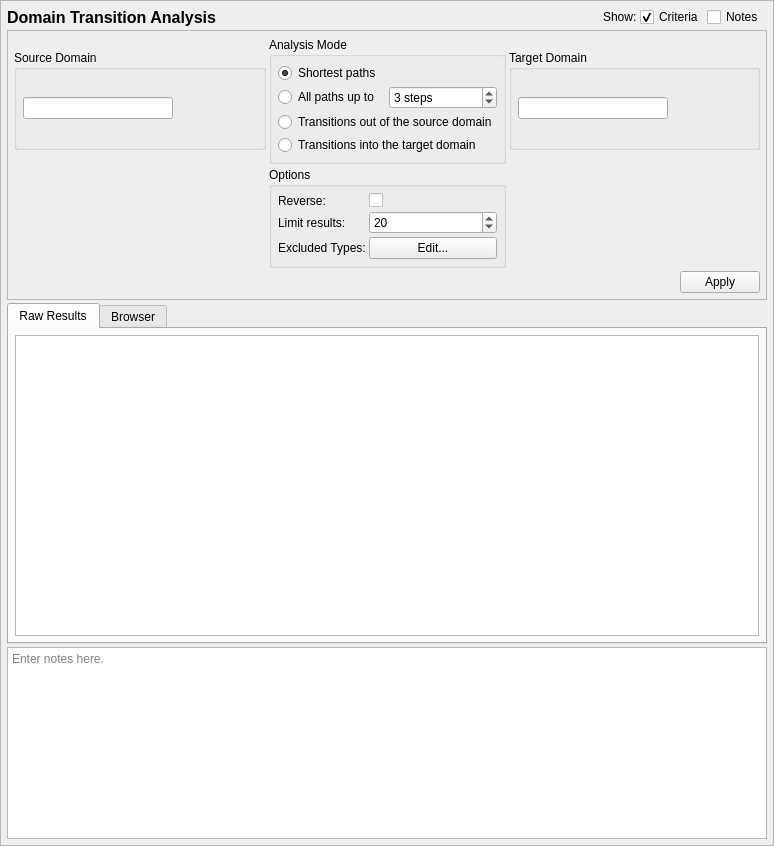
<?xml version="1.0" encoding="UTF-8"?>
<ui version="4.0">
 <class>DomainTransitionAnalysisTab</class>
 <widget class="QScrollArea" name="DomainTransitionAnalysisTab">
  <property name="geometry">
   <rect>
    <x>0</x>
    <y>0</y>
    <width>774</width>
    <height>846</height>
   </rect>
  </property>
  <property name="sizeAdjustPolicy">
   <enum>QAbstractScrollArea::AdjustToContents</enum>
  </property>
  <property name="widgetResizable">
   <bool>true</bool>
  </property>
  <widget class="QWidget" name="contents">
   <property name="geometry">
    <rect>
     <x>0</x>
     <y>0</y>
     <width>772</width>
     <height>844</height>
    </rect>
   </property>
   <property name="minimumSize">
    <size>
     <width>0</width>
     <height>0</height>
    </size>
   </property>
   <layout class="QGridLayout" name="gridLayout_9">
    <property name="leftMargin">
     <number>6</number>
    </property>
    <property name="topMargin">
     <number>6</number>
    </property>
    <property name="rightMargin">
     <number>6</number>
    </property>
    <property name="bottomMargin">
     <number>6</number>
    </property>
    <property name="spacing">
     <number>3</number>
    </property>
    <item row="0" column="3">
     <widget class="QCheckBox" name="criteria_expander">
      <property name="toolTip">
       <string>Show or hide the search criteria (no settings are lost)</string>
      </property>
      <property name="text">
       <string>Criteria</string>
      </property>
      <property name="checked">
       <bool>true</bool>
      </property>
     </widget>
    </item>
    <item row="1" column="0" colspan="6">
     <widget class="QFrame" name="criteria_frame">
      <property name="maximumSize">
       <size>
        <width>16777215</width>
        <height>16777215</height>
       </size>
      </property>
      <property name="frameShape">
       <enum>QFrame::StyledPanel</enum>
      </property>
      <property name="frameShadow">
       <enum>QFrame::Raised</enum>
      </property>
      <layout class="QGridLayout" name="gridLayout_3">
       <property name="leftMargin">
        <number>6</number>
       </property>
       <property name="topMargin">
        <number>6</number>
       </property>
       <property name="rightMargin">
        <number>6</number>
       </property>
       <property name="bottomMargin">
        <number>6</number>
       </property>
       <property name="spacing">
        <number>3</number>
       </property>
       <item row="1" column="1">
        <widget class="QGroupBox" name="groupBox_2">
         <property name="title">
          <string>Options</string>
         </property>
         <layout class="QFormLayout" name="formLayout">
          <property name="horizontalSpacing">
           <number>3</number>
          </property>
          <property name="verticalSpacing">
           <number>3</number>
          </property>
          <property name="leftMargin">
           <number>6</number>
          </property>
          <property name="topMargin">
           <number>6</number>
          </property>
          <property name="rightMargin">
           <number>6</number>
          </property>
          <property name="bottomMargin">
           <number>6</number>
          </property>
          <item row="1" column="0">
           <widget class="QLabel" name="label_7">
            <property name="text">
             <string>Limit results:</string>
            </property>
           </widget>
          </item>
          <item row="1" column="1">
           <widget class="QSpinBox" name="limit_paths">
            <property name="minimum">
             <number>1</number>
            </property>
            <property name="maximum">
             <number>1000</number>
            </property>
            <property name="value">
             <number>20</number>
            </property>
           </widget>
          </item>
          <item row="2" column="0">
           <widget class="QLabel" name="label_5">
            <property name="text">
             <string>Excluded Types:</string>
            </property>
           </widget>
          </item>
          <item row="2" column="1">
           <widget class="QPushButton" name="exclude_types">
            <property name="text">
             <string>Edit...</string>
            </property>
           </widget>
          </item>
          <item row="0" column="0">
           <widget class="QLabel" name="label_6">
            <property name="text">
             <string>Reverse:</string>
            </property>
           </widget>
          </item>
          <item row="0" column="1">
           <widget class="QCheckBox" name="reverse">
            <property name="toolTip">
             <string>Analyze reverse (parent) domain transitions instead of forward (child) domain transitions.</string>
            </property>
            <property name="text">
             <string/>
            </property>
           </widget>
          </item>
         </layout>
        </widget>
       </item>
       <item row="0" column="2">
        <widget class="QGroupBox" name="target_criteria">
         <property name="maximumSize">
          <size>
           <width>16777215</width>
           <height>100</height>
          </size>
         </property>
         <property name="title">
          <string>Target Domain</string>
         </property>
         <layout class="QGridLayout" name="gridLayout_5">
          <property name="leftMargin">
           <number>6</number>
          </property>
          <property name="topMargin">
           <number>6</number>
          </property>
          <property name="rightMargin">
           <number>6</number>
          </property>
          <property name="bottomMargin">
           <number>6</number>
          </property>
          <property name="spacing">
           <number>3</number>
          </property>
          <item row="0" column="2">
           <spacer name="horizontalSpacer_3">
            <property name="orientation">
             <enum>Qt::Horizontal</enum>
            </property>
            <property name="sizeHint" stdset="0">
             <size>
              <width>40</width>
              <height>20</height>
             </size>
            </property>
           </spacer>
          </item>
          <item row="0" column="1">
           <widget class="QLineEdit" name="target">
            <property name="sizePolicy">
             <sizepolicy hsizetype="Expanding" vsizetype="Fixed">
              <horstretch>0</horstretch>
              <verstretch>0</verstretch>
             </sizepolicy>
            </property>
            <property name="minimumSize">
             <size>
              <width>150</width>
              <height>0</height>
             </size>
            </property>
            <property name="maximumSize">
             <size>
              <width>250</width>
              <height>16777215</height>
             </size>
            </property>
           </widget>
          </item>
         </layout>
        </widget>
       </item>
       <item row="0" column="0">
        <widget class="QGroupBox" name="source_criteria">
         <property name="maximumSize">
          <size>
           <width>16777215</width>
           <height>100</height>
          </size>
         </property>
         <property name="title">
          <string>Source Domain</string>
         </property>
         <layout class="QGridLayout" name="gridLayout_2">
          <property name="leftMargin">
           <number>6</number>
          </property>
          <property name="topMargin">
           <number>6</number>
          </property>
          <property name="rightMargin">
           <number>6</number>
          </property>
          <property name="bottomMargin">
           <number>6</number>
          </property>
          <property name="spacing">
           <number>3</number>
          </property>
          <item row="0" column="1">
           <spacer name="horizontalSpacer_2">
            <property name="orientation">
             <enum>Qt::Horizontal</enum>
            </property>
            <property name="sizeHint" stdset="0">
             <size>
              <width>40</width>
              <height>20</height>
             </size>
            </property>
           </spacer>
          </item>
          <item row="0" column="0">
           <widget class="QLineEdit" name="source">
            <property name="sizePolicy">
             <sizepolicy hsizetype="Expanding" vsizetype="Fixed">
              <horstretch>0</horstretch>
              <verstretch>0</verstretch>
             </sizepolicy>
            </property>
            <property name="minimumSize">
             <size>
              <width>150</width>
              <height>0</height>
             </size>
            </property>
            <property name="maximumSize">
             <size>
              <width>250</width>
              <height>16777215</height>
             </size>
            </property>
           </widget>
          </item>
         </layout>
        </widget>
       </item>
       <item row="2" column="2">
        <widget class="QDialogButtonBox" name="buttonBox">
         <property name="standardButtons">
          <set>QDialogButtonBox::Apply</set>
         </property>
        </widget>
       </item>
       <item row="0" column="1">
        <widget class="QGroupBox" name="groupBox">
         <property name="title">
          <string>Analysis Mode</string>
         </property>
         <layout class="QGridLayout" name="gridLayout">
          <property name="leftMargin">
           <number>6</number>
          </property>
          <property name="topMargin">
           <number>6</number>
          </property>
          <property name="rightMargin">
           <number>6</number>
          </property>
          <property name="bottomMargin">
           <number>6</number>
          </property>
          <property name="spacing">
           <number>3</number>
          </property>
          <item row="1" column="1">
           <widget class="QSpinBox" name="max_path_length">
            <property name="toolTip">
             <string>The limit for path length.</string>
            </property>
            <property name="suffix">
             <string> steps</string>
            </property>
            <property name="minimum">
             <number>1</number>
            </property>
            <property name="value">
             <number>3</number>
            </property>
           </widget>
          </item>
          <item row="3" column="0" colspan="2">
           <widget class="QRadioButton" name="flows_in">
            <property name="toolTip">
             <string>All domain transitions into the target domain will be shown.</string>
            </property>
            <property name="text">
             <string>Transitions into the target domain</string>
            </property>
           </widget>
          </item>
          <item row="1" column="0">
           <widget class="QRadioButton" name="all_paths">
            <property name="toolTip">
             <string>All paths from the source domain to the target domain, up to the specified maximum length, will be shown.</string>
            </property>
            <property name="text">
             <string>All paths up to</string>
            </property>
           </widget>
          </item>
          <item row="0" column="0">
           <widget class="QRadioButton" name="all_shortest_paths">
            <property name="toolTip">
             <string>All shortest paths from the source domain to the target domain will be shown.</string>
            </property>
            <property name="text">
             <string>Shortest paths</string>
            </property>
            <property name="checked">
             <bool>true</bool>
            </property>
           </widget>
          </item>
          <item row="2" column="0" colspan="2">
           <widget class="QRadioButton" name="flows_out">
            <property name="toolTip">
             <string>All domain transitions out of the source domain will be shown.</string>
            </property>
            <property name="text">
             <string>Transitions out of the source domain</string>
            </property>
           </widget>
          </item>
         </layout>
        </widget>
       </item>
      </layout>
      <zorder>source_criteria</zorder>
      <zorder>target_criteria</zorder>
      <zorder>buttonBox</zorder>
      <zorder>groupBox</zorder>
      <zorder>groupBox_2</zorder>
     </widget>
    </item>
    <item row="0" column="0">
     <widget class="QLabel" name="label">
      <property name="sizePolicy">
       <sizepolicy hsizetype="Preferred" vsizetype="Fixed">
        <horstretch>0</horstretch>
        <verstretch>0</verstretch>
       </sizepolicy>
      </property>
      <property name="maximumSize">
       <size>
        <width>16777215</width>
        <height>20</height>
       </size>
      </property>
      <property name="font">
       <font>
        <pointsize>12</pointsize>
        <weight>75</weight>
        <bold>true</bold>
       </font>
      </property>
      <property name="text">
       <string>Domain Transition Analysis</string>
      </property>
     </widget>
    </item>
    <item row="0" column="2">
     <widget class="QLabel" name="label_8">
      <property name="text">
       <string>Show:</string>
      </property>
     </widget>
    </item>
    <item row="0" column="1">
     <spacer name="horizontalSpacer">
      <property name="orientation">
       <enum>Qt::Horizontal</enum>
      </property>
      <property name="sizeHint" stdset="0">
       <size>
        <width>40</width>
        <height>20</height>
       </size>
      </property>
     </spacer>
    </item>
    <item row="3" column="0" colspan="6">
     <widget class="QTextEdit" name="notes">
      <property name="sizePolicy">
       <sizepolicy hsizetype="Expanding" vsizetype="Preferred">
        <horstretch>0</horstretch>
        <verstretch>0</verstretch>
       </sizepolicy>
      </property>
      <property name="minimumSize">
       <size>
        <width>0</width>
        <height>80</height>
       </size>
      </property>
      <property name="toolTip">
       <string>Optionally enter notes here about the query.</string>
      </property>
      <property name="placeholderText">
       <string>Enter notes here.</string>
      </property>
     </widget>
    </item>
    <item row="0" column="4">
     <widget class="QCheckBox" name="notes_expander">
      <property name="toolTip">
       <string>Show or hide the notes field (no data is lost)</string>
      </property>
      <property name="text">
       <string>Notes</string>
      </property>
     </widget>
    </item>
    <item row="2" column="0" colspan="6">
     <widget class="QTabWidget" name="results_frame">
      <property name="sizePolicy">
       <sizepolicy hsizetype="Preferred" vsizetype="MinimumExpanding">
        <horstretch>0</horstretch>
        <verstretch>1</verstretch>
       </sizepolicy>
      </property>
      <property name="currentIndex">
       <number>0</number>
      </property>
      <widget class="QWidget" name="results_framePage2">
       <property name="sizePolicy">
        <sizepolicy hsizetype="Preferred" vsizetype="MinimumExpanding">
         <horstretch>0</horstretch>
         <verstretch>0</verstretch>
        </sizepolicy>
       </property>
       <attribute name="title">
        <string>Raw Results</string>
       </attribute>
       <layout class="QVBoxLayout" name="verticalLayout_2">
        <property name="spacing">
         <number>3</number>
        </property>
        <property name="leftMargin">
         <number>6</number>
        </property>
        <property name="topMargin">
         <number>6</number>
        </property>
        <property name="rightMargin">
         <number>6</number>
        </property>
        <property name="bottomMargin">
         <number>6</number>
        </property>
        <item>
         <widget class="QPlainTextEdit" name="raw_results">
          <property name="sizePolicy">
           <sizepolicy hsizetype="Expanding" vsizetype="MinimumExpanding">
            <horstretch>0</horstretch>
            <verstretch>0</verstretch>
           </sizepolicy>
          </property>
          <property name="minimumSize">
           <size>
            <width>0</width>
            <height>0</height>
           </size>
          </property>
          <property name="font">
           <font>
            <family>Monospace</family>
           </font>
          </property>
          <property name="documentTitle">
           <string/>
          </property>
          <property name="lineWrapMode">
           <enum>QPlainTextEdit::NoWrap</enum>
          </property>
          <property name="readOnly">
           <bool>true</bool>
          </property>
         </widget>
        </item>
       </layout>
      </widget>
      <widget class="QWidget" name="browser_tab">
       <attribute name="title">
        <string>Browser</string>
       </attribute>
       <layout class="QHBoxLayout" name="horizontalLayout">
        <item>
         <widget class="QSplitter" name="splitter">
          <property name="orientation">
           <enum>Qt::Horizontal</enum>
          </property>
          <widget class="QTreeWidget" name="browser">
           <property name="sizePolicy">
            <sizepolicy hsizetype="Expanding" vsizetype="Expanding">
             <horstretch>1</horstretch>
             <verstretch>0</verstretch>
            </sizepolicy>
           </property>
           <column>
            <property name="text">
             <string>Type</string>
            </property>
           </column>
          </widget>
          <widget class="QPlainTextEdit" name="browser_details">
           <property name="sizePolicy">
            <sizepolicy hsizetype="Expanding" vsizetype="Expanding">
             <horstretch>4</horstretch>
             <verstretch>0</verstretch>
            </sizepolicy>
           </property>
           <property name="font">
            <font>
             <family>Monospace</family>
            </font>
           </property>
          </widget>
         </widget>
        </item>
       </layout>
      </widget>
     </widget>
    </item>
   </layout>
  </widget>
 </widget>
 <tabstops>
  <tabstop>criteria_expander</tabstop>
  <tabstop>notes_expander</tabstop>
  <tabstop>source</tabstop>
  <tabstop>target</tabstop>
  <tabstop>all_shortest_paths</tabstop>
  <tabstop>all_paths</tabstop>
  <tabstop>max_path_length</tabstop>
  <tabstop>flows_out</tabstop>
  <tabstop>flows_in</tabstop>
  <tabstop>reverse</tabstop>
  <tabstop>limit_paths</tabstop>
  <tabstop>exclude_types</tabstop>
  <tabstop>results_frame</tabstop>
  <tabstop>raw_results</tabstop>
  <tabstop>notes</tabstop>
 </tabstops>
 <resources/>
 <connections>
  <connection>
   <sender>criteria_expander</sender>
   <signal>toggled(bool)</signal>
   <receiver>criteria_frame</receiver>
   <slot>setVisible(bool)</slot>
   <hints>
    <hint type="sourcelabel">
     <x>589</x>
     <y>16</y>
    </hint>
    <hint type="destinationlabel">
     <x>386</x>
     <y>164</y>
    </hint>
   </hints>
  </connection>
  <connection>
   <sender>notes_expander</sender>
   <signal>toggled(bool)</signal>
   <receiver>notes</receiver>
   <slot>setVisible(bool)</slot>
   <hints>
    <hint type="sourcelabel">
     <x>732</x>
     <y>16</y>
    </hint>
    <hint type="destinationlabel">
     <x>386</x>
     <y>705</y>
    </hint>
   </hints>
  </connection>
 </connections>
</ui>
